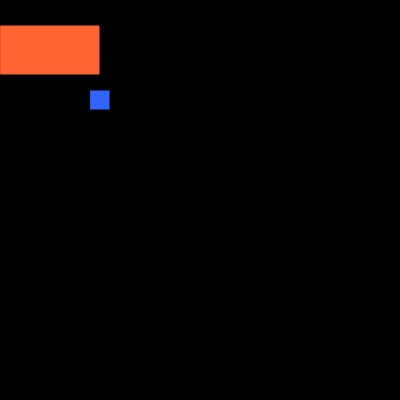
Frame 1 (no input)
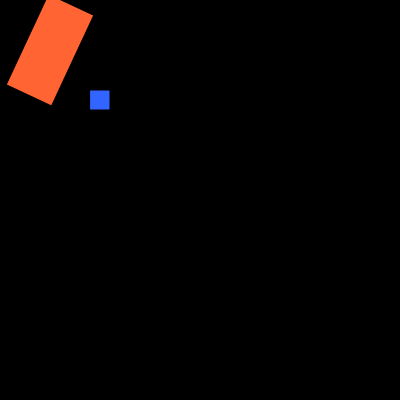
Frame 60 (no input)
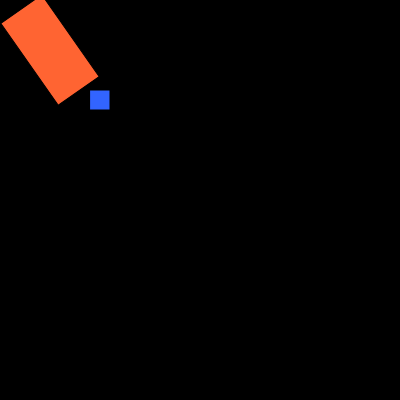
Frame 120 (the mouse pressed at the canvas centre since frame 60)

The p5.js sketch that drew these frames (run headless with seeded random() and noise() and a simulated clock; from frame 60 on, the mouse is pressed at the canvas centre):

// p5.js sketch
// ── sketch.js
let angle =0;


function setup() {
createCanvas(400, 400);
angleMode(DEGREES);
rectMode(CENTER);
}

function draw() {
  background(0);
  fill(255);

push();
  translate(50, 50);
  rotate(angle);
  // stroke(255);
  // line(0,0,50,50);
  fill(255,100,50);
  rect(0,0,100,50);
  pop();

fill(50,100,255);
  rect(100,100,20,20);

  angle +=5;


}
